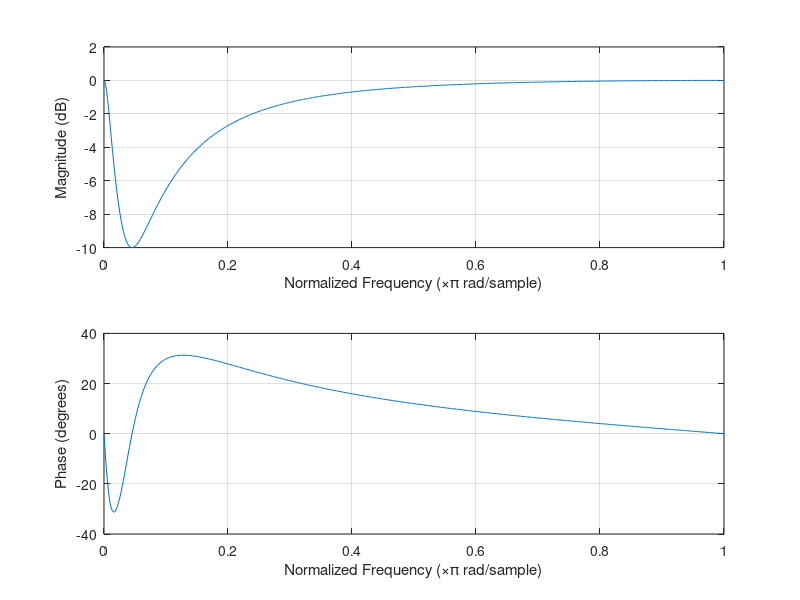

Write MATLAB code to recreate this figure.
%st method
%https://www.st.com/resource/en/application_note/an2874-bqd-filter-design-equations-stmicroelectronics.pdf
%doesnt work lol

fs = 44100;
fc = 1000;
G = 10;
Q = 1/(2^(1/2));

thetaC = 2*pi*fc/fs;
gF = 10^(G/20);
beta1 = 2*thetaC/Q + thetaC^2 + 4;

b0 = (2 * gF * thetaC / Q + thetaC^2 + 4) / beta1; 
b1 = (2 * thetaC^2 - 8) / beta1;
b2 = (4 - 2 * gF * thetaC / Q + thetaC^2) / beta1;


a0 = beta1/beta1; 
a1 = (2 * thetaC^2 - 8) / beta1 ;
a2 = (4 - 2 * thetaC / Q + thetaC^2) / beta1;

b = [b0 b1 b2];
a = [a0 a1 a2];
freqz(a,b,[])